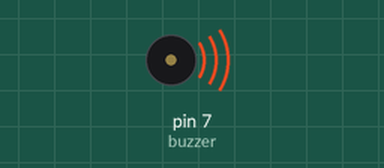
A sketch run on a simulated Arduino Uno, built with avr-gcc and run on an emulated ATmega328P. Shown: buzzer (waves = sounding).

Above: at 0.5 s.
At 5.0 s:
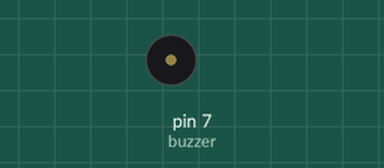
Timing chart, 0 to 6.9 s (numbered marks = the images above):
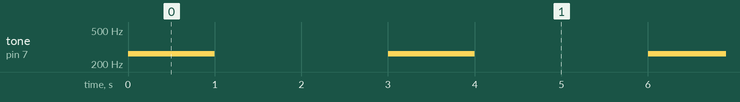

The sketch:

buzzer.ino
```cpp
// (licence header left out)
// Mapeamento de pinos
const int buzzer = 7; ///< O pino conectado ao buzzer.

/**
 * A função setup do Arduino usada para configuração e configurar tarefas.
 */
void setup(){

  /*
  * Determina a porta conectada ao Buzzer e o modo de operação para o Buzzer.
  * pinMode(porta, modo);
  * modo --> INPUT = Entrada de dados | OUTPUT = Saída de dados
  */

  pinMode(buzzer, OUTPUT);

} // Fecha a função setup()

/**
* A função de loop do Arduino usada para repetição de tarefas em loop.
* loop() --> A função irá executar em repetição infinita logo após a função setup()
*/

void loop(){
  /*
  Função tone(tom) é nativa do arduino.
  Uma função nativa é quando não há necessidade de baixar e importar
  um arquivo novo, como do ultrassom que veremos no futuro.

  Com ela declaramos respectivamente a porta (usando a variável buzzer),
  a frequência em Hertz e o tempo em milisegundos que o som irá durar.
  tone(porta, frequência, tempo);


  Exemplo de frequência de notas:
  Dó - 262 Hz
  Ré - 294 Hz
  Mi - 330 Hz
  Fá - 349 Hz
  Sol - 392 Hz
  Lá - 440 Hz
  Si - 494 Hz
  #Dó - 528 Hz
  */
  tone(buzzer, 262, 1000);

  /**
  * Aguarda um intervalo de tempo em milissegundos antes de prosseguir para a próxima função
  * delay(milissegundos);
  */
  delay(3000);
} // Fecha a função void loop()
```

Measured:
- by itself, tone on pin 7 (buzzer): alternates 262 Hz for 1.0 s and silent for 2.0 s
